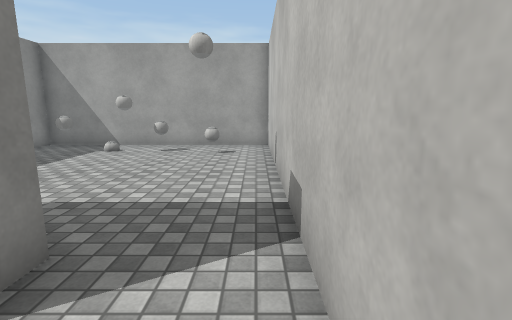
view 1 (above)

12 first-person views from a walk through a scene from a Unity 3-D project. The camera is 1.4 m above the floor, tilts 10° down and sees 85° across. The floor is counted in squares, 1 m on a side. Each view is taken from the middle of a square. On the plan, view 1 faces up. The plan holds only what a view shows up to about 14 squares ahead; the rest is blank. The place goes on beyond the plan. The player character is not drawn. Surface patterns are stand-ins for the level's own textures.

view 2
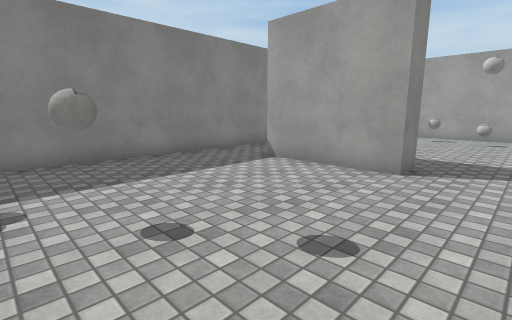

view 3
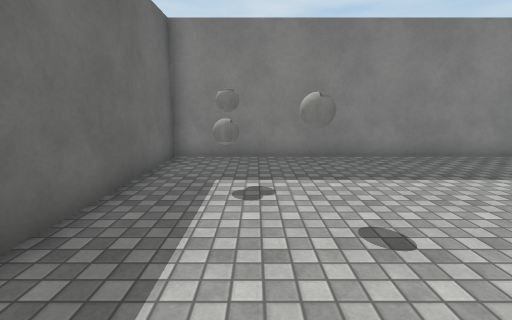

view 4
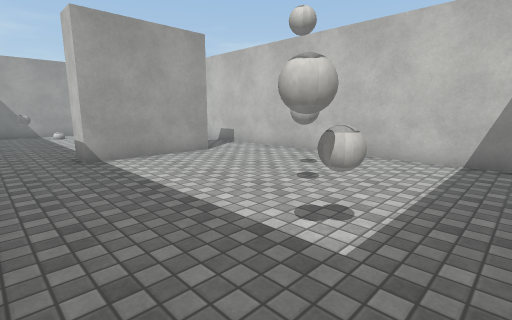

view 5
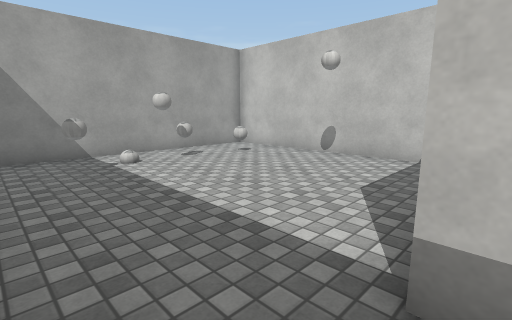

view 6
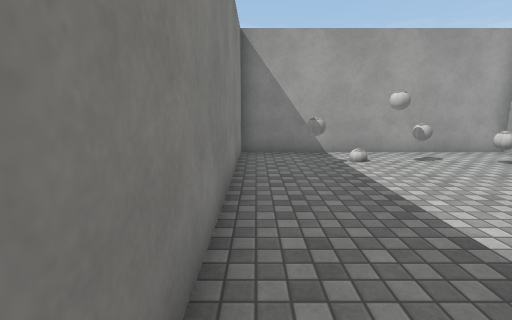

view 7
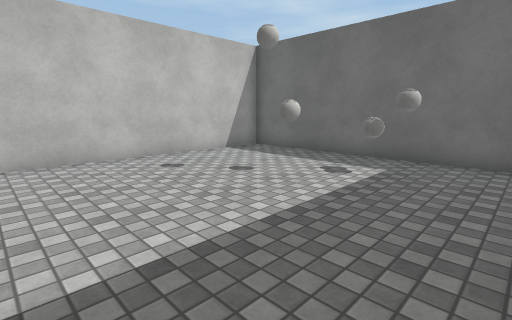

view 8
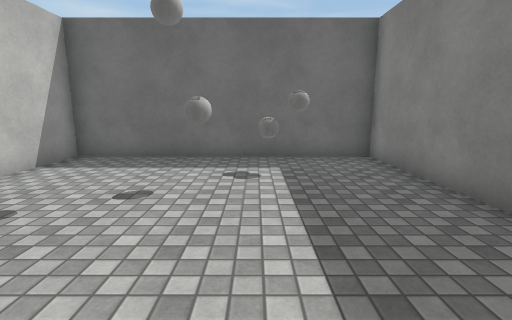

view 9
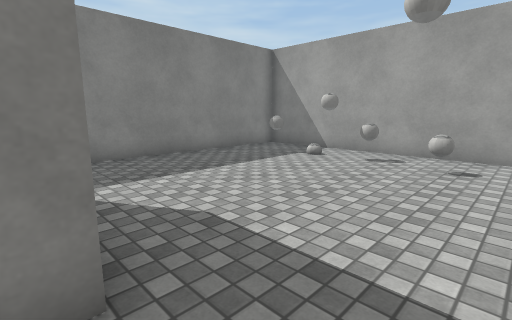

view 10
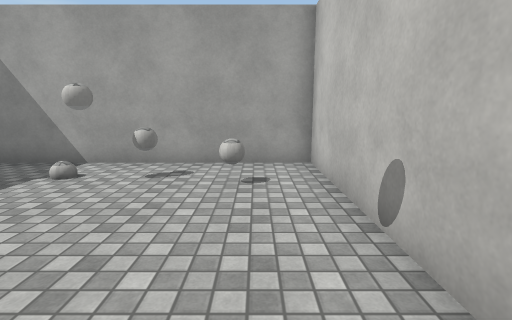

view 11
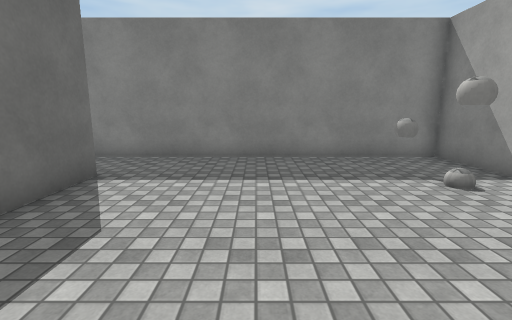

view 12
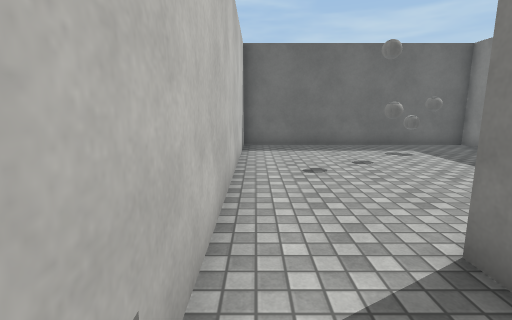

### Floor plan
Points are (right, up) in squares from view 1. A wall is a line through its corners. A room is listed if a view was taken in it or the views show most of it. See-through windows are left out.
Room 1 (views 1, 2, 3, 4, 7, 8)
walls: (-2, 1.5) (-6, 1.5); (-8.5, 1.5) (-8.5, -7.5) (0.5, -7.5) (0.5, 0.5)
ways out: opening at (-7.5, 2) to room 2; opening at (-1, 1.3) to room 2
objects: other object (-5, -6)
Room 2 (views 5, 6, 9, 10, 11, 12)
walls: (-2, 2.6) (-2, 1.5); (-6, 1.5) (-6, 2.5) (-3.6, 2.5); (0.5, 0.5) (0.5, 11.5) (-8.5, 11.5) (-8.5, 1.5)
ways out: opening at (-7.5, 2) to room 1; opening at (-1, 1.3) to room 1
objects: other object (-6, 9); other object (-5, 10); other object (-3, 10); other object (-1, 9)

Where each view was taken, in squares from view 1:
view 1: 0 up, 0 right, facing up
view 2: 5 down, 0 right, facing up-left
view 3: 5 down, 0 right, facing left
view 4: 7 down, 8 left, facing up-right
view 5: 2 up, 8 left, facing up-right
view 6: 2 up, 8 left, facing up
view 7: 1 up, 8 left, facing down-right
view 8: 1 up, 5 left, facing down
view 9: 2 up, 0 right, facing up-left
view 10: 4 up, 1 left, facing up
view 11: 6 up, 0 right, facing left
view 12: 4 up, 0 right, facing down
